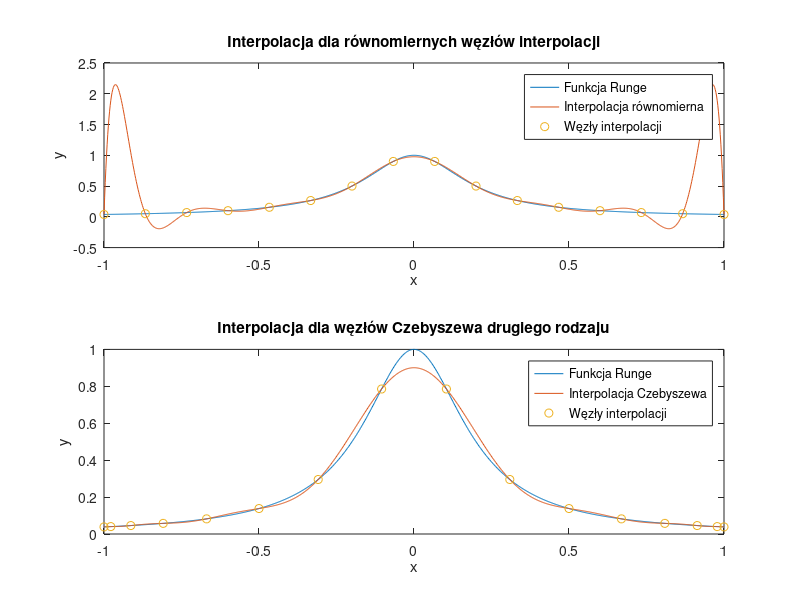

Write MATLAB code to recreate this figure.
function Zad_2
[nodes_Chebyshev, V, V2, original_Runge, interpolated_Runge, interpolated_Runge_Chebyshev] = zadanie2();
end

function [nodes_Chebyshev, V, V2, original_Runge, interpolated_Runge, interpolated_Runge_Chebyshev] = zadanie2()
    % nodes_Chebyshev - wektor wierszowy zawierający N=16 węzłów Czebyszewa drugiego rodzaju
% V - macierz Vandermonde obliczona dla 16 węzłów interpolacji rozmieszczonych równomiernie w przedziale [-1,1]
% V2 - macierz Vandermonde obliczona dla węzłów interpolacji zdefiniowanych w wektorze nodes_Chebyshev
% original_Runge - wektor wierszowy zawierający wartości funkcji Runge dla wektora x_fine=linspace(-1, 1, 1000)
% interpolated_Runge - wektor wierszowy wartości funkcji interpolującej określonej dla równomiernie rozmieszczonych węzłów interpolacji
% interpolated_Runge_Chebyshev - wektor wierszowy wartości funkcji interpolującej wyznaczonej
%       przy zastosowaniu 16 węzłów Czebyszewa zawartych w nodes_Chebyshev 
    N = 16;
    x_fine = linspace(-1, 1, 1000);
    nodes_Chebyshev = get_Chebyshev_nodes(N);

    V = vandermonde_matrix(N, linspace(-1, 1, N));
    V2 = vandermonde_matrix(N, nodes_Chebyshev);
    original_Runge = runge_function(x_fine);

    % Interpolacja dla równomiernie rozmieszczonych węzłów interpolacji
    x_interp = linspace(-1, 1, N);
    y_interp_Runge = runge_function(x_interp);
    c_runge = V\y_interp_Runge'; % Współczynniki wielomianu interpolującego
    interpolated_Runge = polyval(flipud(c_runge), x_fine); % Interpolacja

    % Interpolacja dla węzłów Czebyszewa drugiego rodzaju
    y_interp_Runge_Chebyshev = runge_function(nodes_Chebyshev);
    c_runge_Chebyshev = V2\y_interp_Runge_Chebyshev'; % Współczynniki wielomianu interpolującego
    interpolated_Runge_Chebyshev = polyval(flipud(c_runge_Chebyshev), x_fine); % Interpolacja

    % Wykresy
    subplot(2,1,1);
    plot(x_fine, original_Runge, 'DisplayName', 'Funkcja Runge');
    hold on;
    plot(x_fine, interpolated_Runge, 'DisplayName', 'Interpolacja równomierna');
    plot(x_interp, y_interp_Runge, 'o', 'DisplayName', 'Węzły interpolacji');
    hold off;
    title('Interpolacja dla równomiernych węzłów interpolacji');
    xlabel('x');
    ylabel('y');
    legend('show');

    subplot(2,1,2);
    plot(x_fine, original_Runge, 'DisplayName', 'Funkcja Runge');
    hold on;
    plot(x_fine, interpolated_Runge_Chebyshev, 'DisplayName', 'Interpolacja Czebyszewa');
    plot(nodes_Chebyshev, y_interp_Runge_Chebyshev, 'o', 'DisplayName', 'Węzły interpolacji');
    hold off;
    title('Interpolacja dla węzłów Czebyszewa drugiego rodzaju');
    xlabel('x');
    ylabel('y');
    legend('show');

    % Zapisz wykresy do pliku zadanie2.png
    saveas(gcf, 'zadanie2.png');
end

function nodes = get_Chebyshev_nodes(N)
    nodes = cos((pi*(0:N-1))/ (N-1));    
end

function V = vandermonde_matrix(N,nodes)
    % Tworzenie równomiernie rozmieszczonych węzłów interpolacji w przedziale [-1, 1]
    
    V = zeros(N);
    
    for i = 1:N
        V(:,i) = nodes.^(i-1);
    end
end

function y = runge_function(x)
    y = 1 ./ (1 + 25 * x.^2);
end
